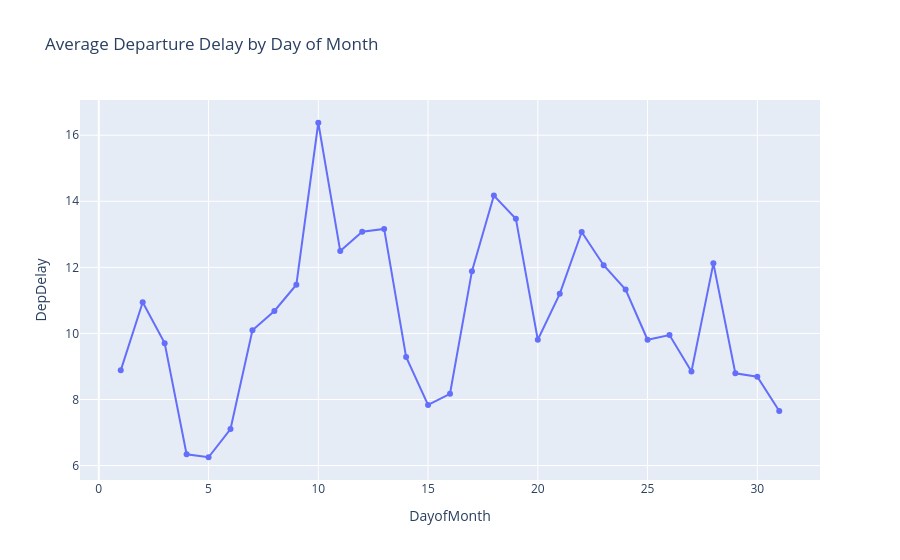

This figure's notebook cell:
### Code cell
import plotly.express as px

# 11. INTERACTIVE DEPARTURE DELAY GRAPH

fig = px.line(
    df.groupby('DayofMonth')['DepDelay'].mean().reset_index(),
    x='DayofMonth',
    y='DepDelay',
    title='Average Departure Delay by Day of Month',
    markers=True
)

fig.show()

### Figure 1 — Plotly figure (JSON) as saved in the notebook; plotly's stock layout.template omitted (floating-point values rounded to 4 significant figures)
{"data": [{"hovertemplate": "DayofMonth=%{x}<br>DepDelay=%{y}<extra></extra>", "legendgroup": "", "line": {"color": "#636efa", "dash": "solid"}, "marker": {"symbol": "circle"}, "mode": "lines+markers", "name": "", "orientation": "v", "showlegend": false, "type": "scatter", "x": [1, 2, 3, 4, 5, 6, 7, 8, 9, 10, 11, 12, 13, 14, 15, 16, 17, 18, 19, 20, 21, 22, 23, 24, 25, 26, 27, 28, 29, 30, 31], "xaxis": "x", "y": [8.882, 10.94, 9.706, 6.342, 6.252, 7.105, 10.09, 10.68, 11.47, 16.38, 12.49, 13.08, 13.16, 9.288, 7.835, 8.173, 11.88, 14.17, 13.47, 9.809, 11.2, 13.07, 12.06, 11.33, 9.809, 9.95, 8.847, 12.12, 8.794, 8.687, 7.653], "yaxis": "y"}], "layout": {"legend": {"tracegroupgap": 0}, "title": {"text": "Average Departure Delay by Day of Month"}, "xaxis": {"anchor": "y", "domain": [0, 1], "title": {"text": "DayofMonth"}}, "yaxis": {"anchor": "x", "domain": [0, 1], "title": {"text": "DepDelay"}}}}
